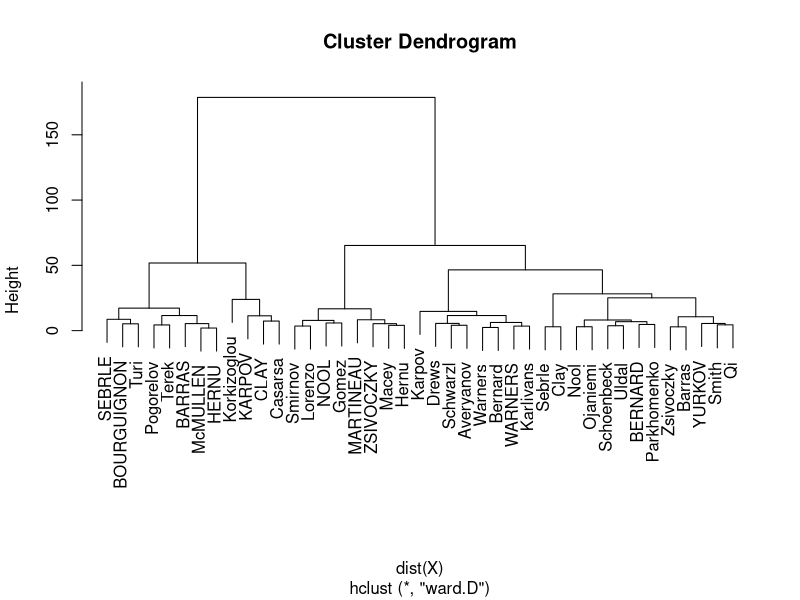
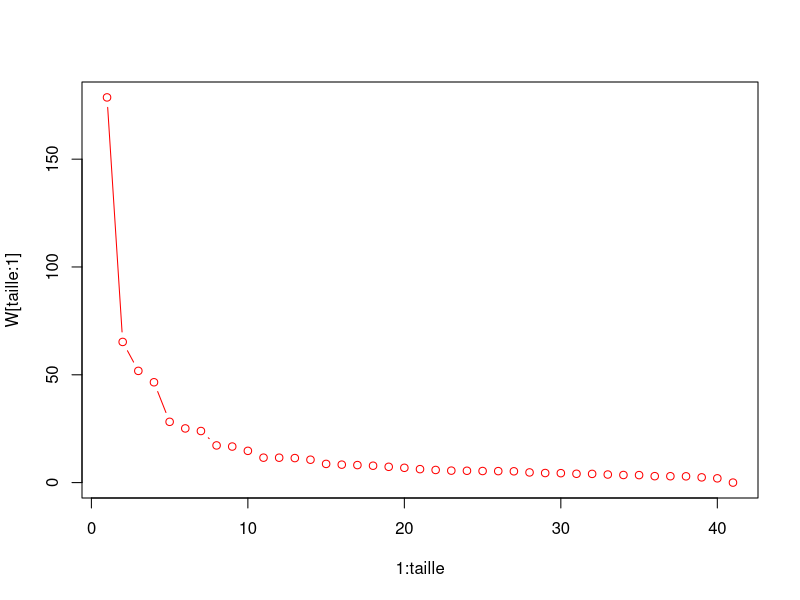

Here is the R script that generated these plots, in order:
## ---- chunk 1
knitr::opts_chunk$set(echo = TRUE)
## ---- chunk 2
library(FactoMineR)
data("decathlon")
str(decathlon)
## ---- chunk 3
summary(decathlon)
## ---- chunk 4
X = decathlon[1:10]
## ---- chunk 5
resCAH = hclust(dist(X), method="ward.D")
plot(resCAH) 
## ---- chunk 6
K = 5
cl_cah = cutree(resCAH, K)
cl_cah
## ---- chunk 7
table(cl_cah) # 1) parler de la taille des clusters
## ---- chunk 8
mu = matrix(0, K, dim(X)[2])
for(k in 1:K) {
  mu[k, ] = colMeans(X[cl_cah==k,])
}
colnames(mu) = colnames(X)
print(mu)
## ---- chunk 9
plotCAH <- function(res) {
  W = c(0, resCAH$height)
  taille = length(W)
  plot(1:taille, W[taille:1], type="b", col="red")
}
plotCAH(resCAH)
